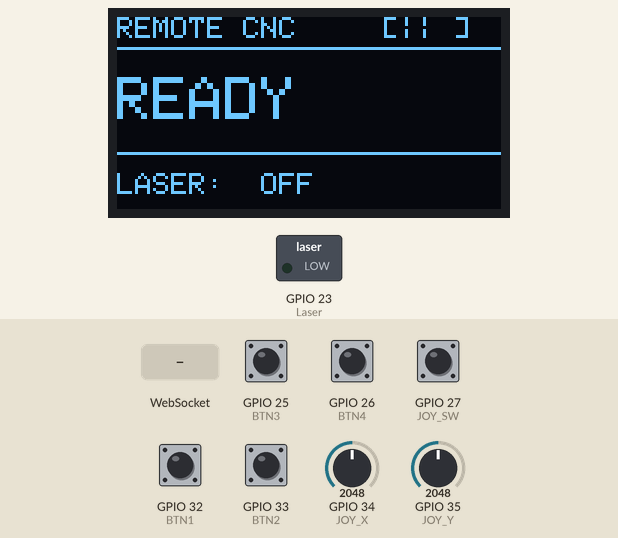
Simulated run of this sketch. Board: ESP32. On the bench: 128×64 one-colour display, switched loads named in the sketch (green lamp = pin HIGH). The inputs (shaded band) are chosen by the test bench; at power-on: GPIO 25 (BTN3), GPIO 26 (BTN4), GPIO 27 (JOY_SW), GPIO 32 (BTN1), GPIO 33 (BTN2) HIGH, GPIO 34 (JOY_X) = 2048, GPIO 35 (JOY_Y) = 2048 (analog values on the 0–4095 scale). WiFi joins after 1.5 s; servers stay silent unless stated; what the sketch prints to the serial monitor is not drawn.

Above: at 4.3 s.
4.4 s: GPIO 26 (BTN4) pulled LOW for 1 s
At 5.9 s:
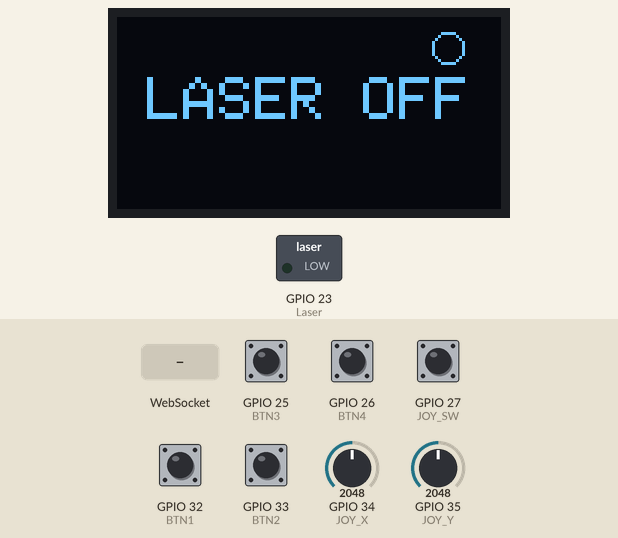
6.9 s: WebSocket text "writing" received
At 7.5 s:
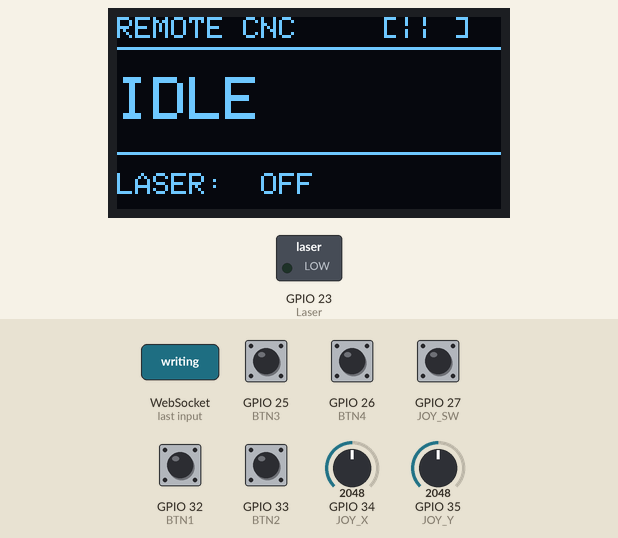
10.1 s: GPIO 26 (BTN4) pulled LOW for 0.15 s
At 10.9 s:
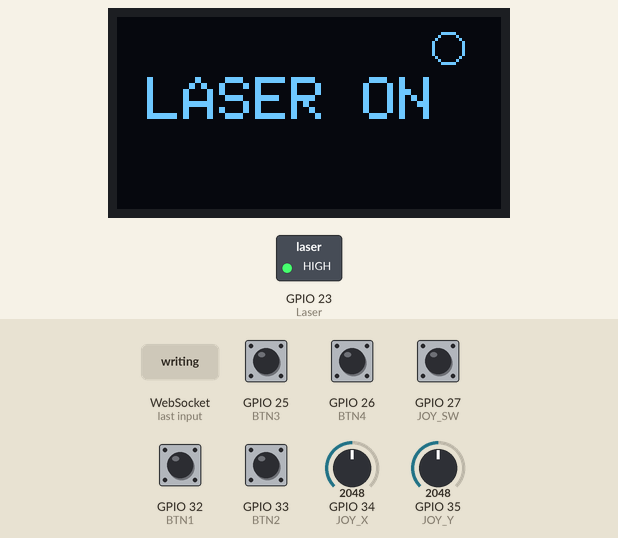
Timing chart, 0 to 12.8 s (numbered marks = the images above; inputs shaded):
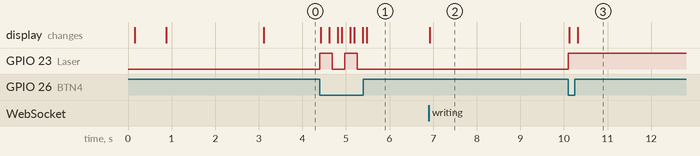

The sketch:

sketch_nov28a.ino
```cpp
#include <WiFi.h>
#include <Wire.h>
#include <Adafruit_GFX.h>
#include <Adafruit_SH110X.h>
#include <WebSocketsClient.h>
#include <HTTPClient.h>

#define SCREEN_WIDTH 128
#define SCREEN_HEIGHT 64
Adafruit_SH1106G display(SCREEN_WIDTH, SCREEN_HEIGHT, &Wire, -1);

// =====================================
//  Hardware Pins
// =====================================
#define JOY_X 34
#define JOY_Y 35
#define JOY_SW 27
#define CENTER 2048
#define DEADZONE 300
#define JOY_EPS 3
#define BTN1 32
#define BTN2 33
#define BTN3 25
#define BTN4 26
#define Laser 23

int centerX = 0;
int centerY = 0;

int joyX, joyY;
bool joyPressed;
bool laserStateUI = false;

// =====================================
//  WiFi
// =====================================
const char* ssid = "Waddah";
const char* password = "wm@1551976";

// =====================================
//  WebSocket Config
// =====================================
WebSocketsClient webSocket;
unsigned long lastServerSeen = 0;
String lastMode = "disconnected";

const char* WS_HOST = "192.168.1.37";
const uint16_t WS_PORT = 4444;
const char* WS_PATH = "/ws";

// =====================================
//  PREVIOUS STATE (EVENT DETECTION)
// =====================================
int prevJoyX = 0;
int prevJoyY = 0;
bool prevJoyPressed = false;
bool prevLaserState = false;
String prevMode = "";

// =====================================
//  DEBOUNCING TIMING
// =====================================
unsigned long lastBtnPress[4] = {0, 0, 0, 0};
const unsigned long DEBOUNCE_DELAY = 200;
const unsigned long SERVER_TIMEOUT = 10000;
const unsigned long STATUS_SEND_INTERVAL = 50;
unsigned long lastStatusSend = 0;

// =====================================
//  WiFi Icon Helper
// =====================================
int getWiFiStrengthIcon() {
  if (WiFi.status() != WL_CONNECTED) return 0;
  int32_t rssi = WiFi.RSSI();
  if (rssi > -55) return 3;
  if (rssi > -70) return 2;
  if (rssi > -85) return 1;
  return 0;
}

// =====================================
//  Animations + UI
// =====================================
void animationStartup() {
  for (int b = 0; b <= 255; b += 25) {
    display.clearDisplay();
    display.setTextSize(2);
    display.setTextColor(SH110X_WHITE);
    display.setCursor(5, 20);
    display.println("NEXA");
    display.setCursor(5, 45);
    display.println("REMOTE");
    display.display();
    delay(40);
  }
}

void animationSlideText(String line1, String line2) {
  for (int x = SCREEN_WIDTH; x >= 0; x -= 8) {
    display.clearDisplay();
    display.setTextSize(2);
    display.setCursor(x, 10);
    display.println(line1);
    display.setCursor(x, 35);
    display.println(line2);
    display.display();
    delay(15);
  }
}

void animationLaserPulse(bool on) {
  for (int i = 0; i < 3; i++) {
    display.clearDisplay();
    display.setTextSize(2);
    display.setCursor(10, 20);
    display.println(on ? "LASER ON" : "LASER OFF");
    display.drawCircle(110, 10, 3 + i, SH110X_WHITE);
    display.display();
    delay(70);
  }
}

void drawUI(String mode, bool laserState) {
  display.clearDisplay();
  display.setTextSize(1);
  display.setCursor(0, 0);
  display.print("REMOTE CNC");

  int wifiStrength = getWiFiStrengthIcon();
  display.setCursor(88, 0);
  display.print(wifiStrength == 3 ? "[|||]" :
                wifiStrength == 2 ? "[|| ]" :
                wifiStrength == 1 ? "[|  ]" : "[ X ]");

  display.drawLine(0, 10, SCREEN_WIDTH, 10, SH110X_WHITE);
  display.setTextSize(2);
  display.setCursor(0, 20);

  if (mode == "writing") display.println("WRITING");
  else if (mode == "erasing") display.println("ERASING");
  else if (mode == "exiting") display.println("EXITING");
  else if (mode == "ready") display.println("READY");
  else if (mode == "idle") display.println("IDLE");
  else if (mode == "sleep") display.println("SLEEP");
  else display.println("Offline");

  display.drawLine(0, 45, SCREEN_WIDTH, 45, SH110X_WHITE);
  display.setTextSize(1);
  display.setCursor(0, 52);
  display.print("LASER: ");
  display.setCursor(48, 52);
  display.print(laserState ? "[ON]" : "OFF");

  display.display();
}

void displayStatus(String json) {
  int start = json.indexOf("\"status\":\"");
  if (start == -1) return;
  start += 10;
  int end = json.indexOf("\"", start);
  if (end == -1) return;

  String mode = json.substring(start, end);
  if (mode != lastMode) {
    animationSlideText("MODE:", mode);
    lastMode = mode;
  }
  drawUI(mode, laserStateUI);
}

// =====================================
//  SEND FUNCTIONS
// =====================================
void sendToServer(int btn) {
  if (WiFi.status() != WL_CONNECTED) {
    Serial.println("WiFi not connected - cannot send command");
    return;
  }

  HTTPClient http;
  String url = "http://192.168.1.37:4444/api/box/command?btn=" + String(btn);
  http.begin(url);
  http.setTimeout(3000);

  int httpCode = http.GET();
  if (httpCode > 0) {
    Serial.printf("Button %d sent - Response: %d\n", btn, httpCode);
  } else {
    Serial.printf("Button %d failed - Error: %s\n", btn, http.errorToString(httpCode).c_str());
  }

  http.end();
}

void sendRemoteStatus() {
  if (!webSocket.isConnected()) {
    return;
  }

  char msg[160];
  snprintf(msg, sizeof(msg),
    "{\"type\":\"remote\",\"mode\":\"%s\",\"joyX\":%d,\"joyY\":%d,\"joyBtn\":%d}",
    lastMode.c_str(),
    joyX,
    joyY,
    joyPressed ? 1 : 0
  );

  bool sent = webSocket.sendTXT(msg);
  if (!sent) {
    Serial.println("Failed to send remote status");
  }
}


// =====================================
//  Joystick - ADVANCED FILTERING FOR CNC
// =====================================

int readJoystick(int pin, int center) {
  int val = analogRead(pin);
  int diff = val - center;
  return map(diff, -2048, 2048, -150, 150);
}
// =====================================
//  WebSocket Events
// =====================================
void webSocketEvent(WStype_t type, uint8_t *payload, size_t len) {
  switch (type) {
    case WStype_CONNECTED:
      Serial.println("WebSocket Connected");
      lastServerSeen = millis();
      drawUI("idle", laserStateUI);
      break;

    case WStype_DISCONNECTED:
      Serial.println("WebSocket Disconnected");
      lastMode = "offline";
      drawUI("offline", laserStateUI);
      break;

    case WStype_TEXT:
      if (len > 0 && len < 1024) {
        String message = "";
        for (size_t i = 0; i < len; i++) {
          message += (char)payload[i];
        }
        displayStatus(message);
        lastServerSeen = millis();
      }
      break;

    case WStype_ERROR:
      Serial.println("WebSocket Error");
      break;
  }
}

// =====================================
//  SETUP
// =====================================
void setup() {
  Serial.begin(115200);
  delay(100);
  Serial.println("\n\n=== NEXA CNC Remote Starting ===");

  // Initialize I2C and Display
  Wire.begin(21, 22);
  pinMode(JOY_SW, INPUT_PULLUP);

  if (!display.begin(0x3C, true)) {
    Serial.println("Display initialization failed!");
    while (1) delay(10);
  }

  animationStartup();
  drawUI("init", false);

  // Configure ADC with better settings
  analogReadResolution(12);
  analogSetAttenuation(ADC_11db);

  // CRITICAL: Discard first readings (usually garbage)
  Serial.println("Warming up ADC...");
  for (int i = 0; i < 20; i++) {
    analogRead(JOY_X);
    analogRead(JOY_Y);
    delay(10);
  }

  delay(200);

  // Calibrate Joystick with proper averaging
  Serial.println("Calibrating joystick center...");
  long sumX = 0, sumY = 0;
  for (int i = 0; i < 30; i++) {
    sumX += analogRead(JOY_X);
    sumY += analogRead(JOY_Y);
    delay(10);
  }
  centerX = sumX / 30;
  centerY = sumY / 30;
  Serial.printf("Joystick Center: X=%d, Y=%d\n", centerX, centerY);

  // Setup Buttons
  pinMode(BTN1, INPUT_PULLUP);
  pinMode(BTN2, INPUT_PULLUP);
  pinMode(BTN3, INPUT_PULLUP);
  pinMode(BTN4, INPUT_PULLUP);

  // Setup Laser
  pinMode(Laser, OUTPUT);
  digitalWrite(Laser, LOW);

  // Connect to WiFi with timeout
  Serial.printf("Connecting to WiFi: %s\n", ssid);
  WiFi.begin(ssid, password);

  int wifiAttempts = 0;
  while (WiFi.status() != WL_CONNECTED && wifiAttempts < 40) {
    delay(500);
    Serial.print(".");
    wifiAttempts++;

    if (wifiAttempts % 5 == 0) {
      drawUI("connecting", false);
    }
  }

  if (WiFi.status() == WL_CONNECTED) {
    Serial.println("\nWiFi Connected!");
    Serial.printf("IP: %s\n", WiFi.localIP().toString().c_str());
    Serial.printf("Signal: %d dBm\n", WiFi.RSSI());

    // Initialize WebSocket
    webSocket.begin(WS_HOST, WS_PORT, WS_PATH);
    webSocket.onEvent(webSocketEvent);
    webSocket.setReconnectInterval(3000);

    drawUI("ready", false);
  } else {
    Serial.println("\nWiFi Connection Failed!");
    drawUI("wifi_fail", false);
  }

  Serial.println("Setup complete - Ready for CNC control!");
}

// =====================================
//  LOOP (EVENT-DRIVEN + OPTIMIZED)
// =====================================
void loop() {
  webSocket.loop();


  // Button handling with debouncing
  unsigned long currentTime = millis();

  if (digitalRead(BTN1) == LOW && currentTime - lastBtnPress[0] > DEBOUNCE_DELAY) {
    sendToServer(1);
    lastBtnPress[0] = currentTime;
  }

  if (digitalRead(BTN2) == LOW && currentTime - lastBtnPress[1] > DEBOUNCE_DELAY) {
    sendToServer(2);
    lastBtnPress[1] = currentTime;
  }

  if (digitalRead(BTN3) == LOW && currentTime - lastBtnPress[2] > DEBOUNCE_DELAY) {
    sendToServer(3);
    lastBtnPress[2] = currentTime;
  }

  if (digitalRead(BTN4) == LOW && currentTime - lastBtnPress[3] > DEBOUNCE_DELAY) {
    laserStateUI = !laserStateUI;
    digitalWrite(Laser, laserStateUI);
    animationLaserPulse(laserStateUI);
    lastBtnPress[3] = currentTime;
  }


  static unsigned long lastJoyRead = 0;
    joyX = readJoystick(JOY_X,centerX);
    joyY = -readJoystick(JOY_Y,centerY);
    joyPressed = !digitalRead(JOY_SW);
    lastJoyRead = currentTime;

  bool changed =
    abs(joyX - prevJoyX) > JOY_EPS ||
    abs(joyY - prevJoyY) > JOY_EPS ||
    joyPressed != prevJoyPressed ||
    laserStateUI != prevLaserState ||
    lastMode != prevMode;


  if (changed) {
    sendRemoteStatus();
    prevJoyX = joyX;
    prevJoyY = joyY;
    prevJoyPressed = joyPressed;
    prevLaserState = laserStateUI;
    prevMode = lastMode;
    lastStatusSend = currentTime;
  }

}
```

Measured:
- after the input at 4.4 s, GPIO 23 (Laser): alternates HIGH for 0.29 s and LOW for 0.29 s, 4 changes in all, then stays LOW, starting at once; the display: first changes at once (image 1 shows a later state)
- after the input at 6.9 s, the display: changes at once (image 2)
- after the input at 10.1 s, GPIO 23 (Laser): LOW → HIGH at once; the display: first changes at once (image 3 shows a later state)
